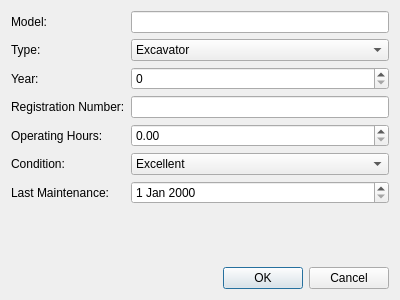
<?xml version="1.0" encoding="UTF-8"?>
<ui version="4.0">
 <class>AddEditDialog</class>
 <widget class="QDialog" name="AddEditDialog">
  <property name="geometry">
   <rect>
    <x>0</x>
    <y>0</y>
    <width>400</width>
    <height>300</height>
   </rect>
  </property>
  <property name="windowTitle">
   <string>Equipment</string>
  </property>
  <layout class="QVBoxLayout" name="verticalLayout">
   <item>
    <layout class="QFormLayout" name="formLayout">
     <item row="0" column="0">
      <widget class="QLabel" name="modelLabel">
       <property name="text">
        <string>Model:</string>
       </property>
      </widget>
     </item>
     <item row="0" column="1">
      <widget class="QLineEdit" name="modelEdit"/>
     </item>
     <item row="1" column="0">
      <widget class="QLabel" name="typeLabel">
       <property name="text">
        <string>Type:</string>
       </property>
      </widget>
     </item>
     <item row="1" column="1">
      <widget class="QComboBox" name="typeComboBox">
       <item>
        <property name="text">
         <string>Excavator</string>
        </property>
       </item>
       <item>
        <property name="text">
         <string>Bulldozer</string>
        </property>
       </item>
       <item>
        <property name="text">
         <string>Crane</string>
        </property>
       </item>
       <item>
        <property name="text">
         <string>Loader</string>
        </property>
       </item>
       <item>
        <property name="text">
         <string>Grader</string>
        </property>
       </item>
       <item>
        <property name="text">
         <string>Other</string>
        </property>
       </item>
      </widget>
     </item>
     <item row="2" column="0">
      <widget class="QLabel" name="yearLabel">
       <property name="text">
        <string>Year:</string>
       </property>
      </widget>
     </item>
     <item row="2" column="1">
      <widget class="QSpinBox" name="yearSpinBox"/>
     </item>
     <item row="3" column="0">
      <widget class="QLabel" name="regNumberLabel">
       <property name="text">
        <string>Registration Number:</string>
       </property>
      </widget>
     </item>
     <item row="3" column="1">
      <widget class="QLineEdit" name="regNumberEdit"/>
     </item>
     <item row="4" column="0">
      <widget class="QLabel" name="hoursLabel">
       <property name="text">
        <string>Operating Hours:</string>
       </property>
      </widget>
     </item>
     <item row="4" column="1">
      <widget class="QDoubleSpinBox" name="hoursSpinBox"/>
     </item>
     <item row="5" column="0">
      <widget class="QLabel" name="conditionLabel">
       <property name="text">
        <string>Condition:</string>
       </property>
      </widget>
     </item>
     <item row="5" column="1">
      <widget class="QComboBox" name="conditionComboBox">
       <item>
        <property name="text">
         <string>Excellent</string>
        </property>
       </item>
       <item>
        <property name="text">
         <string>Good</string>
        </property>
       </item>
       <item>
        <property name="text">
         <string>Satisfactory</string>
        </property>
       </item>
       <item>
        <property name="text">
         <string>Poor</string>
        </property>
       </item>
       <item>
        <property name="text">
         <string>Critical</string>
        </property>
       </item>
      </widget>
     </item>
     <item row="6" column="0">
      <widget class="QLabel" name="maintenanceLabel">
       <property name="text">
        <string>Last Maintenance:</string>
       </property>
      </widget>
     </item>
     <item row="6" column="1">
      <widget class="QDateEdit" name="maintenanceDateEdit"/>
     </item>
    </layout>
   </item>
   <item>
    <spacer name="verticalSpacer">
     <property name="orientation">
      <enum>Qt::Vertical</enum>
     </property>
     <property name="sizeHint" stdset="0">
      <size>
       <width>20</width>
       <height>40</height>
      </size>
     </property>
    </spacer>
   </item>
   <item>
    <widget class="QDialogButtonBox" name="buttonBox">
     <property name="orientation">
      <enum>Qt::Horizontal</enum>
     </property>
     <property name="standardButtons">
      <set>QDialogButtonBox::Cancel|QDialogButtonBox::Ok</set>
     </property>
    </widget>
   </item>
  </layout>
 </widget>
 <resources/>
 <connections>
  <connection>
   <sender>buttonBox</sender>
   <signal>accepted()</signal>
   <receiver>AddEditDialog</receiver>
   <slot>accept()</slot>
   <hints>
    <hint type="sourcelabel">
     <x>248</x>
     <y>254</y>
    </hint>
    <hint type="destinationlabel">
     <x>157</x>
     <y>274</y>
    </hint>
   </hints>
  </connection>
  <connection>
   <sender>buttonBox</sender>
   <signal>rejected()</signal>
   <receiver>AddEditDialog</receiver>
   <slot>reject()</slot>
   <hints>
    <hint type="sourcelabel">
     <x>316</x>
     <y>260</y>
    </hint>
    <hint type="destinationlabel">
     <x>286</x>
     <y>274</y>
    </hint>
   </hints>
  </connection>
 </connections>
</ui> 
